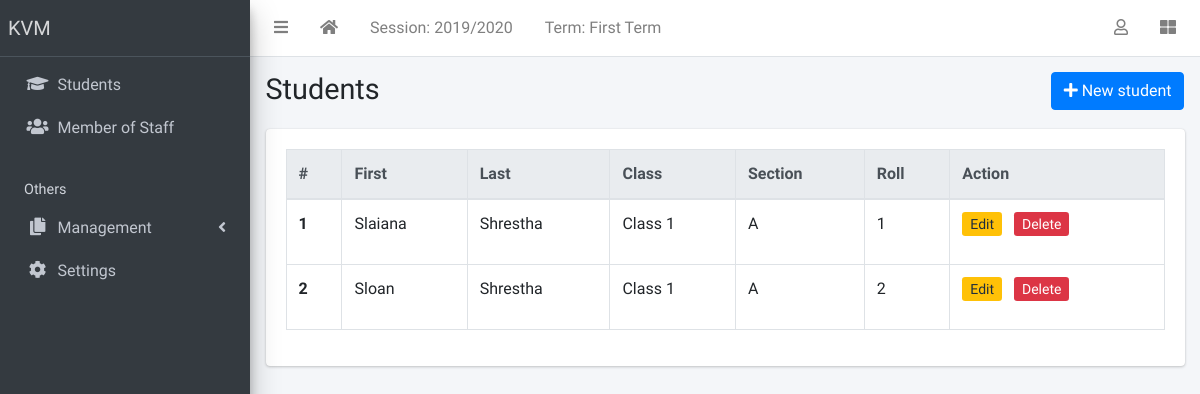
The page /students/ on the database its author committed.
### main/models.py (models this page shows, shortened)
class AcademicSession(models.Model):
  name = models.CharField(max_length=200, unique=True)
  current = models.BooleanField(default=False, null=True)
  class Meta:
    ordering = ['-name']

class AcademicTerm(models.Model):
  name = models.CharField(max_length=20, unique=True)
  current = models.BooleanField(default=False, null=True)
  class Meta:
    ordering = ['name']

class SiteConfig(models.Model):
  key = models.SlugField()
  value = models.CharField(max_length=200)

### accounts/models.py (models this page shows, shortened)
class User(AbstractBaseUser, PermissionsMixin):
    class Types(models.TextChoices):
        ADMIN = "ADMIN", "Admin"
        STUDENT = "STUDENT", "Student"
        TEACHER = "TEACHER", "Teacher"
        PARENT = "PARENT","Parent"
    base_type = Types.STUDENT
    _type = models.CharField(
        _("Type"), max_length=50, choices=Types.choices, default=base_type
    )
    email = models.EmailField(max_length=254, unique=True)
    first_name = models.CharField(max_length=128)
    last_name = models.CharField(max_length=128)
    is_staff = models.BooleanField(default=False)
    is_superuser = models.BooleanField(default=False)
    is_active = models.BooleanField(default=True)
    last_login = models.DateTimeField(null=True, blank=True)
    date_joined = models.DateTimeField(auto_now_add=True)
    USERNAME_FIELD = 'email'
    EMAIL_FIELD = 'email'
    REQUIRED_FIELDS = ['first_name','last_name','_type']
    objects = UserManager()

class StudentProfile(models.Model):
    GENDER = [
        ('male', 'Male'),
        ('female', 'Female')
    ]
    user = models.OneToOneField(User, on_delete=models.CASCADE, related_name="StudentProfile")#related_name is used to call object
    roll = models.IntegerField()
    Class = models.ForeignKey(Class, on_delete=models.SET_NULL, null=True, related_name='klas')
    section = models.ForeignKey(Section, on_delete=models.SET_NULL, null=True)
    address = models.CharField( max_length=200, null=True, blank=True)
    discount = models.IntegerField(null=True, blank=True)
    parent_name = models.CharField(max_length = 254)
    gender = models.CharField(max_length=10, choices=GENDER, default='male')
    date_of_birth = models.DateField(default=timezone.now)
    date_of_admission = models.DateField(default=timezone.now)
    mobile_num_regex = RegexValidator(regex="^[0-9]{10,15}$", message="Entered mobile number isn't in a right format!")
    contact  = models.CharField(validators=[mobile_num_regex], max_length=13, blank=True)

class Class (models.Model):
    std = models.CharField(max_length=50)
    class_teacher = models.ForeignKey(Teacher, on_delete=models.SET_NULL, null=True, blank=True)
    fee = models.IntegerField()
    class Meta:
        verbose_name = "Class"
        verbose_name_plural = "Classes"
    def __str__(self):
        return f"Class {self.std}"

class Section(models.Model):
    name = models.CharField(max_length = 10)
    class Meta:
        verbose_name = "Section"
        verbose_name_plural = "Sections"
    def __str__(self):
        return self.name

### main/views.py (the view)
# urls.py: path("students/", StudentListView.as_view(), name="student-list"),
class StudentListView(ListView):
    model = Student
    template_name = "students/student_list.html"
    paginate_by = 50
    context_object_name = 'students'
    def get_queryset(self, *args, **kwargs):
        qs = super().get_queryset(**kwargs)
        clas = self.request.GET.get('class')
        sec = self.request.GET.get('sec')
        if clas is not None:
            qs = qs.filter(StudentProfile__Class=clas)
        if sec is not None:
            qs = qs.filter(StudentProfile__section=sec)
        return qs
    def get_context_data(self, **kwargs):
        context = super().get_context_data(**kwargs)
        context["classes"] = Class.objects.all()
        context["sections"] = Section.objects.all()
        return context

### accounts/models.py (called while the page is built)
    def get_queryset(self, *args, **kwargs):
        return super().get_queryset(*args, **kwargs).filter(_type=User.Types.STUDENT)

    @property
    def profile(self):
        return self.StudentProfile

### main/context_processors.py (called while the page is built)
def site_defaults(request):
  current_session = AcademicSession.objects.get(current=True)
  current_term = AcademicTerm.objects.get(current=True)
  vals = SiteConfig.objects.all()
  contexts = {
      "current_session": current_session.name,
      "current_term": current_term.name
  }
  for val in vals:
    contexts[val.key] = val.value
  return contexts

### templates/students/student_list.html (shortened to what this page needs)
{% extends 'partial/base.html' %}
{% block title %}Students{% endblock title %}
{% block breadcrumb %}
<a class="btn btn-primary" href="{% url 'main:new-admission' %}"><i
    class="fas fa-plus"></i> New student</a>
{% endblock breadcrumb %}
{% block content %}
  <div class="table-responsive">
    <table id="studenttable" class="table table-bordered table-hover" data-page-length='100'>
      <thead class="thead-light">
        <tr>
          <th scope="col">#</th>
          <th scope="col">First</th>
          <th scope="col">Last</th>
          <th scope="col">Class</th>
          <th scope="col">Section</th>
          <th scope="col">Roll</th>
          <th scope="col">Action</th>
        </tr>
      </thead>
      <tbody>
        {% for student in students %}
          <tr>
          <th scope="row">{{forloop.counter}}</th>
          <td>{{student.first_name}}</td>
          <td>{{student.last_name}}</td>
          <td>{{student.profile.Class}}</td>
          <td>{{student.profile.section}}</td>
          <td>{{student.profile.roll}}</td>
          <td>
            <ul class='list-inline'>
              <li class='list-inline-item'><a href="{% url 'main:student-update' student.id %}" class='btn-sm btn-warning'>Edit</a></li>
              <li class='list-inline-item'><a href="{% url 'main:user-delete' student.id %}" class='btn-sm btn-danger'>Delete</a></li>
            </ul>
          </td>
        </tr>
        {% endfor %}
      </tbody>
    </table>
  </div>
{% endblock content %}

### templates/partial/base.html (shortened to what this page needs)
{% load static %}
<!DOCTYPE html>
<html lang="en">
<head>
  <link rel="stylesheet" href="{% static 'plugins/fontawesome-free/css/all.min.css' %}">
  <link rel="stylesheet" href="{% static 'plugins/toastr/toastr.min.css' %}">
  <link rel="stylesheet"
    href="{% static 'plugins/overlayScrollbars/css/OverlayScrollbars.min.css' %}">
  <link rel="stylesheet" href="{% static 'plugins/Datatables/datatables.min.css' %}" />
  <link rel="stylesheet" href="{% static 'dist/css/adminlte.min.css' %}">
</head>
<body
  class="hold-transition sidebar-mini layout-fixed layout-navbar-fixed layout-footer-fixed">
  <div class="wrapper">
    <nav class="main-header navbar navbar-expand navbar-white navbar-light">
      <ul class="navbar-nav">
        <li class="nav-item">
          <a class="nav-link" data-widget="pushmenu" href="#" role="button"><i
              class="fas fa-bars"></i></a>
        </li>
        <li class="nav-item d-none d-sm-inline-block">
          <a href="{% url 'main:home' %} " class="nav-link"><i class="fa fa-home"></i></a>
        </li>
        <li class="nav-item d-none d-sm-inline-block">
          <a href="{% url 'main:session-list' %}" class="nav-link">Session: {{ current_session }}</a>
        </li>
        <li class="nav-item d-none d-sm-inline-block">
          <a href="{% url 'main:session-list' %}" class="nav-link">Term: {{ current_term }}</a>
        </li>
      </ul>
      <ul class="navbar-nav ml-auto">
        <li class="nav-item dropdown">
          <a class="nav-link" data-toggle="dropdown" href="#">
            <i class="far fa-user"></i>
          </a>
        </li>
        <li class="nav-item">
          <a class="nav-link" data-widget="control-sidebar" data-slide="true"
            href="#" role="button"><i class="fas fa-th-large"></i></a>
        </li>
      </ul>
    </nav>
    <aside class="main-sidebar sidebar-dark-primary elevation-4">
      <a href="{% url 'main:home' %}" class="brand-link">{{ school_name | default:"MySchool" }}</a>
      <div class="sidebar">
        <nav class="mt-2">
          <ul class="nav nav-pills nav-sidebar flex-column"
            data-widget="treeview" role="menu" data-accordion="false">
            <li class="nav-item">
              <a href="{% url 'main:student-list' %}" class="nav-link">
                <i class="nav-icon fas fa-graduation-cap"></i>
                <p>
                  Students
                </p>
              </a>
            </li>
            <li class="nav-item">
              <a href="{% url 'main:teacher-list' %}" class="nav-link">
                <i class="nav-icon fas fa-users"></i>
                <p>
                  Member of Staff
                </p>
              </a>
            </li>
            <li class="nav-header">Others</li>
            <li class="nav-item has-treeview">
              <a href="#" class="nav-link">
                <i class="nav-icon fas fa-copy"></i>
                <p>
                  Management
                  <i class="fas fa-angle-left right"></i>
                </p>
              </a>
            </li>
            <li class="nav-item">
              <a href="{% url 'main:configs' %}" class="nav-link">
                <i class="nav-icon fas fa-cog"></i>
                <p>
                  Settings
                </p>
              </a>
            </li>
          </ul>
        </nav>
      </div>
    </aside>
    <div class="content-wrapper">
      <section class="content-header">
        <div class="container-fluid">
          <div class="row mb-1">
            <div class="col-sm-8">
              <h1>{% block title %}{% endblock title %}</h1>
            </div>
            <div class="col-sm-4">
              <ol class="breadcrumb float-sm-right">
                <li class="breadcrumb-item">{% block breadcrumb %}{% endblock breadcrumb %}</li>
              </ol>
            </div>
          </div>
        </div>
      </section>
      <section class="content">
        <div class="container-fluid">
          <div class="row">
            <div class="col-md-12">
              {% block fullcard %}
              <div class="card">
                <div class="card-body">
                  <div class="row">
                    <div class="col">
                      {% block content %}
                      {% endblock content %}
                    </div>
                  </div>
                </div>
              </div>
              {% endblock fullcard %}
            </div>
          </div>
        </div>
      </section>
    </div>
  </div>
</body>
</html>

### rows shown on the page
AcademicSession: name "2019/2020"
AcademicTerm: name "First Term"
SiteConfig: value "KVM"
User: first_name "Slaiana", last_name "Shrestha", profile.Class "Class 1", profile.section "A", profile.roll "1"
User: first_name "Sloan", last_name "Shrestha", profile.Class "Class 1", profile.section "A", profile.roll "2"
